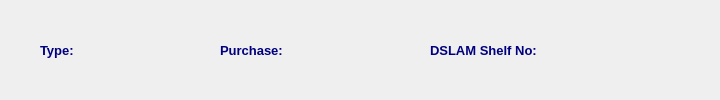
               <widget class="QFrame" name="dslamFrame">
                <property name="frameShape">
                 <enum>QFrame::NoFrame</enum>
                </property>
                <property name="frameShadow">
                 <enum>QFrame::Raised</enum>
                </property>
                <layout class="QHBoxLayout" name="horizontalLayout_3">
                 <property name="spacing">
                  <number>0</number>
                 </property>
                 <property name="leftMargin">
                  <number>0</number>
                 </property>
                 <property name="topMargin">
                  <number>0</number>
                 </property>
                 <property name="rightMargin">
                  <number>0</number>
                 </property>
                 <property name="bottomMargin">
                  <number>0</number>
                 </property>
                 <item>
                  <spacer name="horizontalSpacer_4">
                   <property name="font">
                    <font>
                     <family>Tahoma</family>
                     <pointsize>10</pointsize>
                    </font>
                   </property>
                   <property name="orientation">
                    <enum>Qt::Horizontal</enum>
                   </property>
                   <property name="sizeHint" stdset="0">
                    <size>
                     <width>40</width>
                     <height>20</height>
                    </size>
                   </property>
                  </spacer>
                 </item>
                 <item>
                  <widget class="QLabel" name="label_6">
                   <property name="minimumSize">
                    <size>
                     <width>60</width>
                     <height>30</height>
                    </size>
                   </property>
                   <property name="maximumSize">
                    <size>
                     <width>70</width>
                     <height>30</height>
                    </size>
                   </property>
                   <property name="font">
                    <font>
                     <family>Tahoma</family>
                     <pointsize>10</pointsize>
                     <weight>75</weight>
                     <bold>true</bold>
                    </font>
                   </property>
                   <property name="styleSheet">
                    <string notr="true">color: rgb(0, 0, 127);</string>
                   </property>
                   <property name="text">
                    <string>Type:</string>
                   </property>
                  </widget>
                 </item>
                 <item>
                  <widget class="QLabel" name="typeLbl">
                   <property name="minimumSize">
                    <size>
                     <width>120</width>
                     <height>30</height>
                    </size>
                   </property>
                   <property name="maximumSize">
                    <size>
                     <width>120</width>
                     <height>30</height>
                    </size>
                   </property>
                   <property name="font">
                    <font>
                     <family>Tahoma</family>
                     <pointsize>10</pointsize>
                     <weight>75</weight>
                     <bold>true</bold>
                    </font>
                   </property>
                   <property name="styleSheet">
                    <string notr="true">color: rgb(85, 0, 127);</string>
                   </property>
                   <property name="text">
                    <string/>
                   </property>
                  </widget>
                 </item>
                 <item>
                  <widget class="QLabel" name="label_7">
                   <property name="minimumSize">
                    <size>
                     <width>90</width>
                     <height>30</height>
                    </size>
                   </property>
                   <property name="maximumSize">
                    <size>
                     <width>100</width>
                     <height>30</height>
                    </size>
                   </property>
                   <property name="font">
                    <font>
                     <family>Tahoma</family>
                     <pointsize>10</pointsize>
                     <weight>75</weight>
                     <bold>true</bold>
                    </font>
                   </property>
                   <property name="styleSheet">
                    <string notr="true">color: rgb(0, 0, 127);</string>
                   </property>
                   <property name="text">
                    <string>Purchase:</string>
                   </property>
                  </widget>
                 </item>
                 <item>
                  <widget class="QLabel" name="purchaseLbl">
                   <property name="minimumSize">
                    <size>
                     <width>120</width>
                     <height>30</height>
                    </size>
                   </property>
                   <property name="maximumSize">
                    <size>
                     <width>120</width>
                     <height>30</height>
                    </size>
                   </property>
                   <property name="font">
                    <font>
                     <family>Tahoma</family>
                     <pointsize>10</pointsize>
                     <weight>75</weight>
                     <bold>true</bold>
                    </font>
                   </property>
                   <property name="styleSheet">
                    <string notr="true">color: rgb(85, 0, 127);</string>
                   </property>
                   <property name="text">
                    <string/>
                   </property>
                  </widget>
                 </item>
                 <item>
                  <widget class="QLabel" name="label_8">
                   <property name="minimumSize">
                    <size>
                     <width>150</width>
                     <height>30</height>
                    </size>
                   </property>
                   <property name="maximumSize">
                    <size>
                     <width>160</width>
                     <height>30</height>
                    </size>
                   </property>
                   <property name="font">
                    <font>
                     <family>Tahoma</family>
                     <pointsize>10</pointsize>
                     <weight>75</weight>
                     <bold>true</bold>
                    </font>
                   </property>
                   <property name="styleSheet">
                    <string notr="true">color: rgb(0, 0, 127);</string>
                   </property>
                   <property name="text">
                    <string>DSLAM Shelf No:</string>
                   </property>
                  </widget>
                 </item>
                 <item>
                  <widget class="QLabel" name="snLbl">
                   <property name="minimumSize">
                    <size>
                     <width>100</width>
                     <height>30</height>
                    </size>
                   </property>
                   <property name="maximumSize">
                    <size>
                     <width>100</width>
                     <height>30</height>
                    </size>
                   </property>
                   <property name="font">
                    <font>
                     <family>Tahoma</family>
                     <pointsize>10</pointsize>
                     <weight>75</weight>
                     <bold>true</bold>
                    </font>
                   </property>
                   <property name="styleSheet">
                    <string notr="true">color: rgb(85, 0, 127);</string>
                   </property>
                   <property name="text">
                    <string/>
                   </property>
                  </widget>
                 </item>
                 <item>
                  <spacer name="horizontalSpacer_5">
                   <property name="font">
                    <font>
                     <family>Tahoma</family>
                     <pointsize>10</pointsize>
                    </font>
                   </property>
                   <property name="orientation">
                    <enum>Qt::Horizontal</enum>
                   </property>
                   <property name="sizeHint" stdset="0">
                    <size>
                     <width>40</width>
                     <height>20</height>
                    </size>
                   </property>
                  </spacer>
                 </item>
                </layout>
               </widget>
